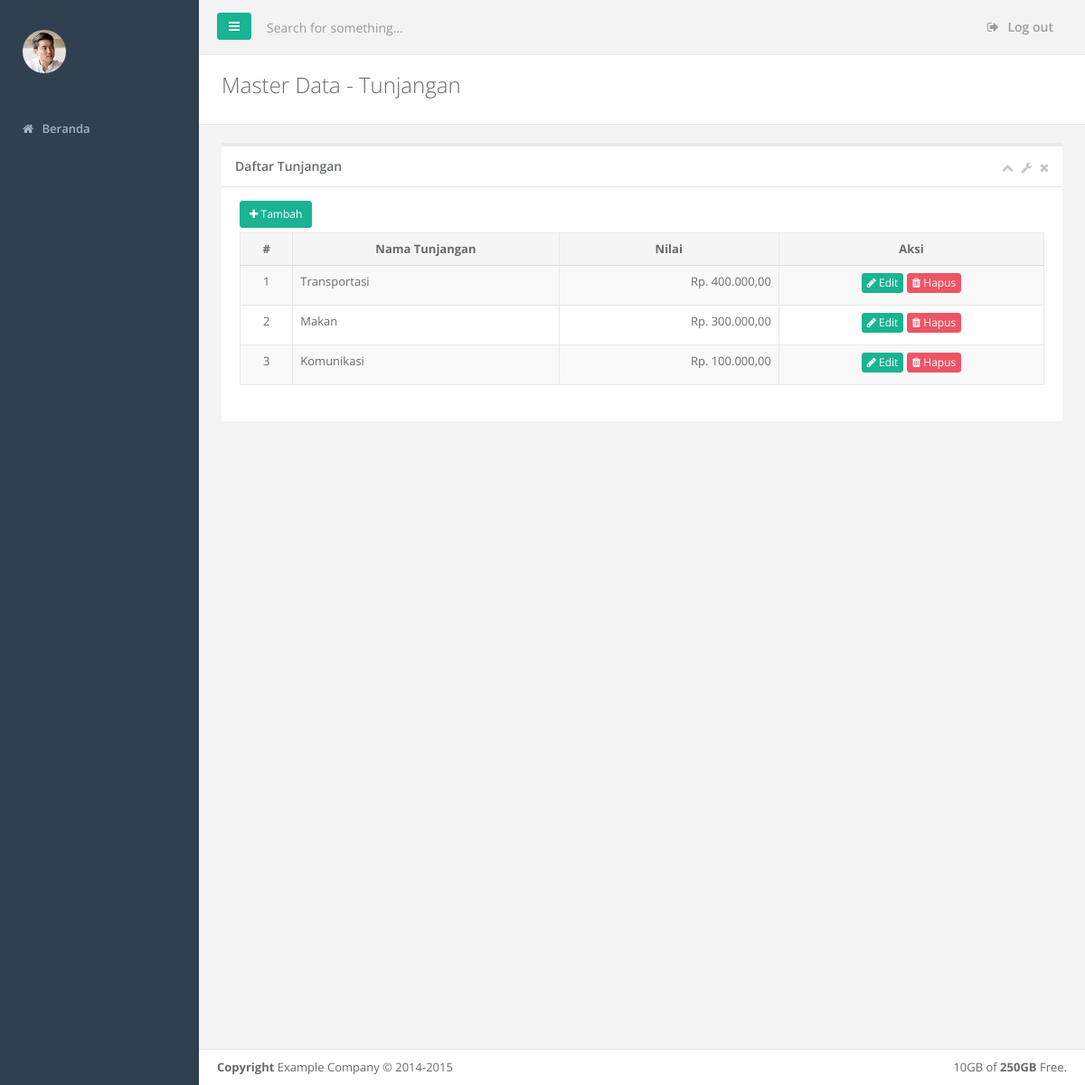
Page /index.php/master_data/tunjangan on the earlier database version.
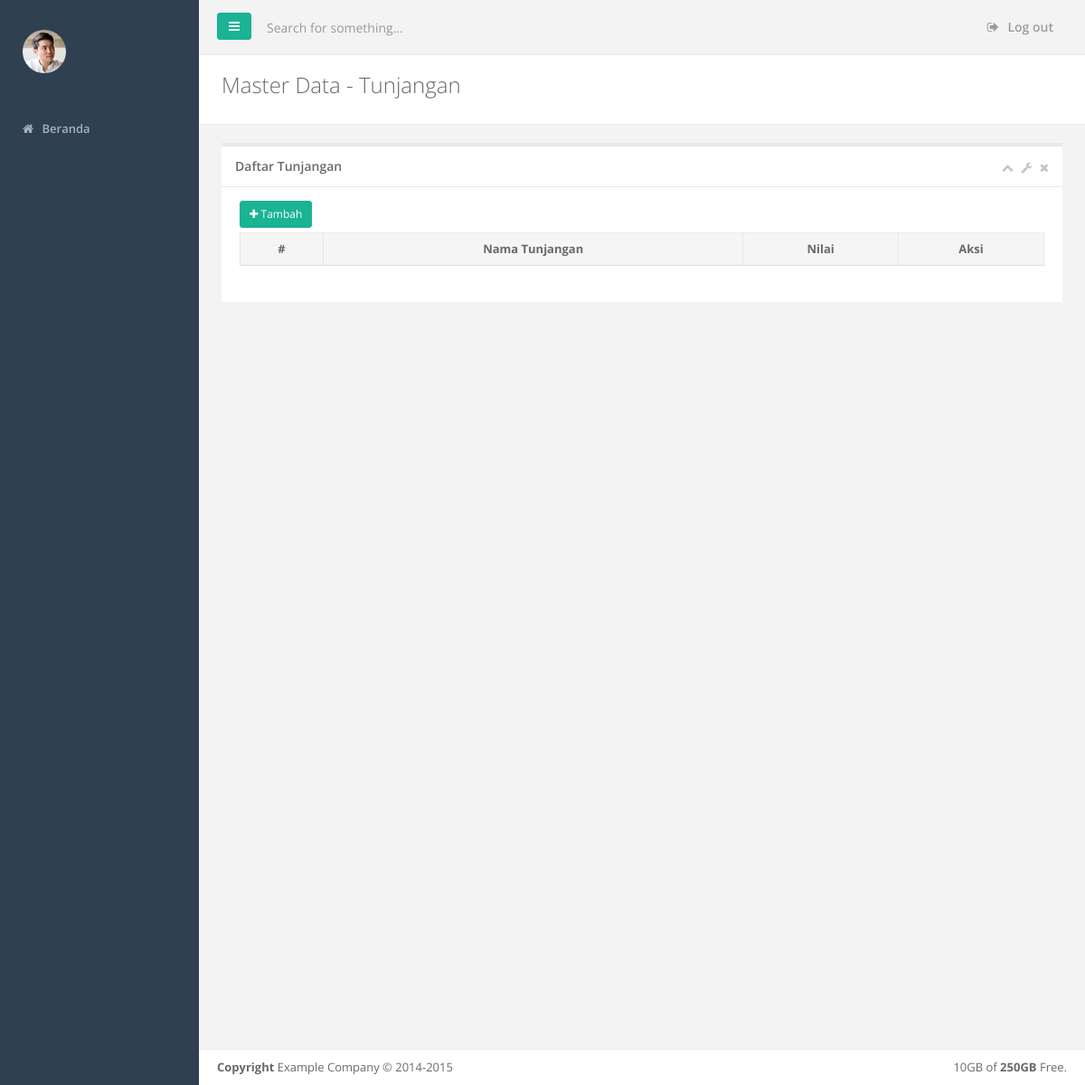
Same page on the later database version.
### tables this page shows
CREATE TABLE `m_tunjangan` (
  `id_tunjangan` int(11) NOT NULL,
  `nama_tunjangan` varchar(45) DEFAULT NULL,
  `nilai_tunjangan` varchar(45) DEFAULT NULL
);

### application/controllers/Master_data.php (called while the page is built, shortened)
<?php
class Master_data extends CI_Controller
{
	function tunjangan() {
		$this->data['get_data'] = $this->db->get( 'm_tunjangan' );
		$this->data['sub'] = [ 'title' => ucwords( strtolower( str_replace('_', ' ', __CLASS__) ) ) , 'sub_title' => ucwords( str_replace('_', ' ',  strtolower( __FUNCTION__ ) )  ) ];
		$this->data['content'] = 'master_data/tunjangan';
		$this->load->view( 'layout/main', $this->data );
	}
}

### index.php (called while the page is built, shortened)
<?php
require_once BASEPATH.'core/CodeIgniter.php';

### application/views/master_data/tunjangan.php (the view, shortened to what this page needs)
<div class="col-lg-12">
    <div class="ibox float-e-margins">
        <div class="ibox-title">
            <h5>Daftar Tunjangan</h5>
            <div class="ibox-tools">
                <a class="collapse-link">
                    <i class="fa fa-chevron-up"></i>
                </a>
                <a class="dropdown-toggle" data-toggle="dropdown" href="#">
                    <i class="fa fa-wrench"></i>
                </a>
                <a class="close-link">
                    <i class="fa fa-times"></i>
                </a>
            </div>
        </div>
        <div class="ibox-content">
            <button type="button" class="btn btn-primary btn-sm" data-toggle="modal" data-target="#myModal">
                <i class="fa fa-plus"></i>
                Tambah
            </button>
            <table class="table table-striped table-bordered">
                <thead>
                    <tr>
                        <th class="text-center">#</th>
                        <th class="text-center">Nama Tunjangan</th>
                        <th class="text-center">Nilai</th>
                        <th class="text-center">Aksi</th>
                    </tr>
                </thead>
                <tbody>
                  <?php $n = 1; foreach( $get_data->result() as $t ): ?>
                    <tr>
                      <td class="text-center"><?php echo $n++; ?></td>
                      <td><?php echo $t->nama_tunjangan ?></td>
                      <td class="text-right"><?php echo 'Rp. '. number_format( $t->nilai_tunjangan , 2 , ',' , '.' ) ?></td>
                      <td class="text-center">
                          <a href="" class="btn btn-xs btn-primary edit"> <i class="fa fa-pencil"></i> Edit </a>
                          <a href="" class="btn btn-xs btn-danger" onclick="return confirm('Yakin akan menghapus data ini?')"> <i class="fa fa-trash"></i> Hapus </a>
                      </td>
                    </tr>
                  <?php endforeach; ?>
                </tbody>
            </table>
        </div>
    </div>
</div>

### application/views/layout/header.php (shortened to what this page needs)
<!DOCTYPE html>
<html>
<head>
    <link href="<?php echo base_url() ?>assets/bootstrap/css/bootstrap.min.css" rel="stylesheet">
    <link href="<?php echo base_url() ?>assets/fontawesome/css/font-awesome.css" rel="stylesheet">
    <link href="<?php echo base_url() ?>assets/plugin/css/custom.css" rel="stylesheet">
    <link href="<?php echo base_url() ?>assets/custome/css/animate.css" rel="stylesheet">
    <link href="<?php echo base_url() ?>assets/custome/css/style.css" rel="stylesheet">
</head>

### application/views/layout/main.php (shortened to what this page needs)
<?php $this->load->view( 'layout/header' ); ?>
<body>
    <div id="wrapper">
    <?php $this->load->view( 'layout/sidebar' );  ?>
        <div id="page-wrapper" class="gray-bg">
        <div class="row border-bottom">
        <nav class="navbar navbar-static-top" role="navigation" style="margin-bottom: 0">
            <div class="navbar-header">
                <a class="navbar-minimalize minimalize-styl-2 btn btn-primary " href="#"><i class="fa fa-bars"></i> </a>
                <form role="search" class="navbar-form-custom" method="post" action="search_results.html">
                    <div class="form-group">
                        <input type="text" placeholder="Search for something..." class="form-control" name="top-search" id="top-search">
                    </div>
                </form>
            </div>
            <ul class="nav navbar-top-links navbar-right">
                <li>
                    <a href="<?php echo site_url('sign/logout') ?>">
                        <i class="fa fa-sign-out"></i> Log out
                    </a>
                </li>
            </ul>
        </nav>
        </div>
        <div class="row wrapper border-bottom white-bg page-heading">
            <div class="col-lg-10">
                <h2><?php echo isset( $sub ) ? $sub['title'] : ''; ?> - <?php echo isset( $sub ) ? $sub['sub_title'] : ''; ?></h2>
            </div>
            <div class="col-lg-2">
            </div>
        </div>
        <div class="wrapper wrapper-content">
            <div class="row">
                <?php (!empty($content) && isset($content)) ? $this->load->view($content) : ''; ?>
            </div>
        </div>
        <?php $this->load->view( 'layout/footer' ); ?>

### application/views/layout/sidebar.php (shortened to what this page needs)
<nav class="navbar-default navbar-static-side" role="navigation">
    <div class="sidebar-collapse">
        <ul class="nav" id="side-menu">
            <li class="nav-header">
                <div class="dropdown profile-element"> <span>
                        <img alt="image" class="img-circle" src="<?php echo base_url() ?>assets/img/profile_small.jpg" />
                         </span>
                    <a data-toggle="dropdown" class="dropdown-toggle" href="#">
                        <span class="clear">  </a>
                </div>
            </li>
            <li>
                <a href="<?php echo site_url('beranda') ?>"><i class="fa fa-home"></i> <span class="nav-label">Beranda</span> </a>
            </li>
        </ul>
    </div>
</nav>

### application/views/layout/footer.php (shortened to what this page needs)
        <div class="footer">
            <div class="pull-right">
                10GB of <strong>250GB</strong> Free.
            </div>
            <div>
                <strong>Copyright</strong> Example Company &copy; 2014-2015
            </div>
        </div>
    </div>
</div>
</body>
</html>

Differences in the rows shown:
removed m_tunjangan: nama_tunjangan "Transportasi", nilai_tunjangan "400.000,00"
removed m_tunjangan: nama_tunjangan "Makan", nilai_tunjangan "300.000,00"
removed m_tunjangan: nama_tunjangan "Komunikasi", nilai_tunjangan "100.000,00"
